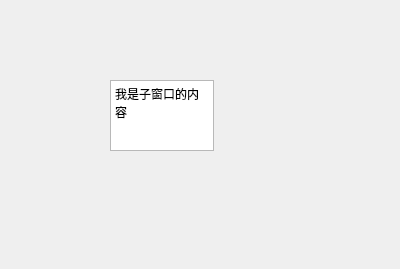
<?xml version="1.0" encoding="UTF-8"?>
<ui version="4.0">
 <class>Form</class>
 <widget class="QWidget" name="Form">
  <property name="geometry">
   <rect>
    <x>0</x>
    <y>0</y>
    <width>400</width>
    <height>269</height>
   </rect>
  </property>
  <property name="windowTitle">
   <string>Form</string>
  </property>
  <widget class="QTextEdit" name="textEdit">
   <property name="geometry">
    <rect>
     <x>110</x>
     <y>80</y>
     <width>104</width>
     <height>71</height>
    </rect>
   </property>
   <property name="html">
    <string>&lt;!DOCTYPE HTML PUBLIC &quot;-//W3C//DTD HTML 4.0//EN&quot; &quot;http://www.w3.org/TR/REC-html40/strict.dtd&quot;&gt;
&lt;html&gt;&lt;head&gt;&lt;meta name=&quot;qrichtext&quot; content=&quot;1&quot; /&gt;&lt;style type=&quot;text/css&quot;&gt;
p, li { white-space: pre-wrap; }
&lt;/style&gt;&lt;/head&gt;&lt;body style=&quot; font-family:'SimSun'; font-size:9pt; font-weight:400; font-style:normal;&quot;&gt;
&lt;p style=&quot; margin-top:0px; margin-bottom:0px; margin-left:0px; margin-right:0px; -qt-block-indent:0; text-indent:0px;&quot;&gt;我是子窗口的内容&lt;/p&gt;&lt;/body&gt;&lt;/html&gt;</string>
   </property>
  </widget>
 </widget>
 <resources/>
 <connections/>
</ui>
